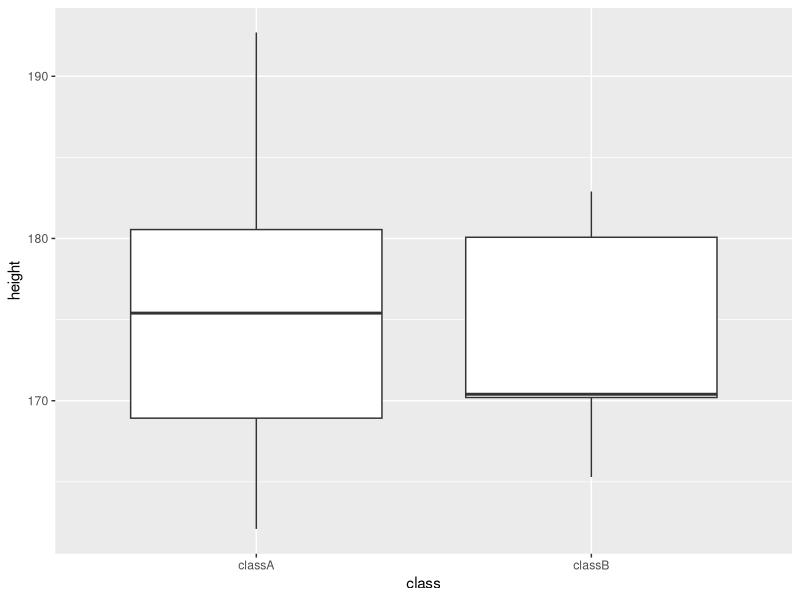
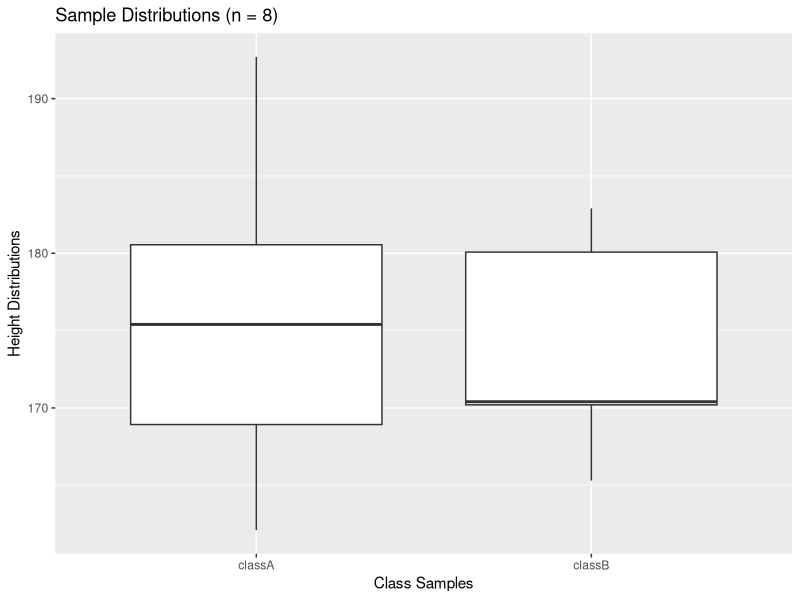
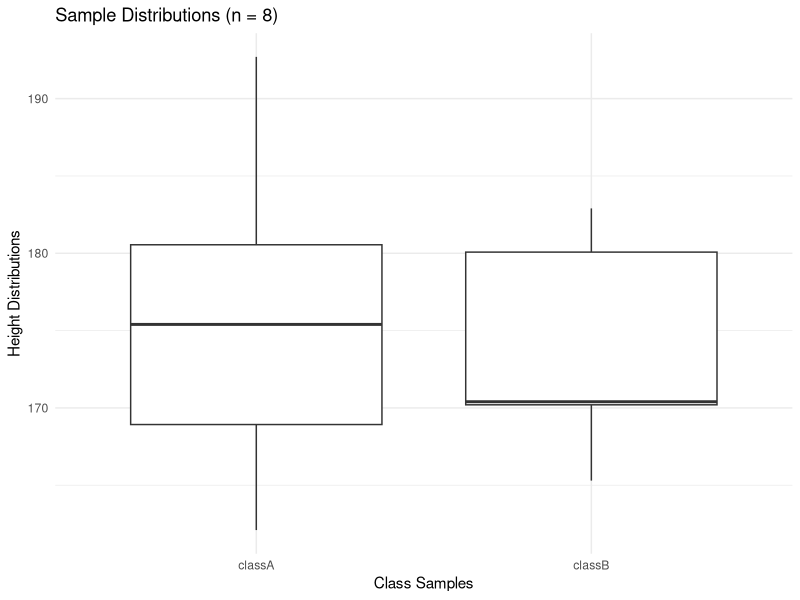
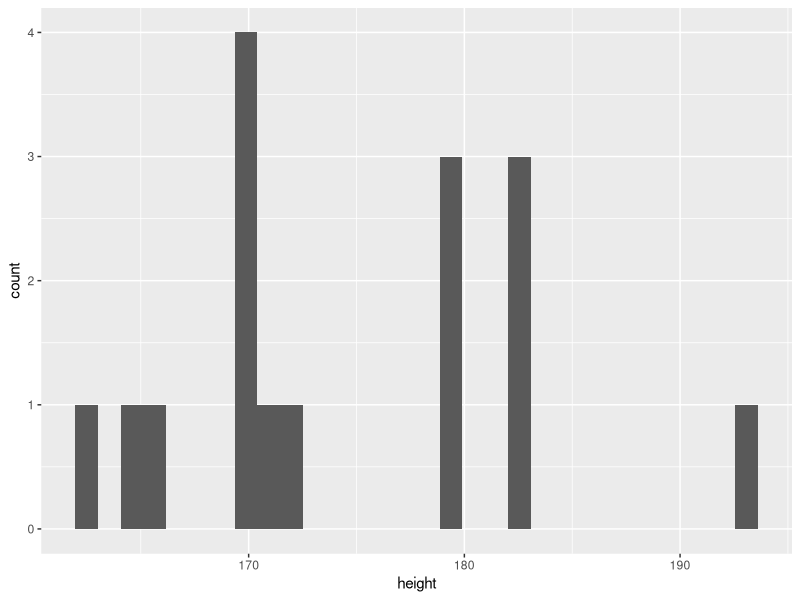
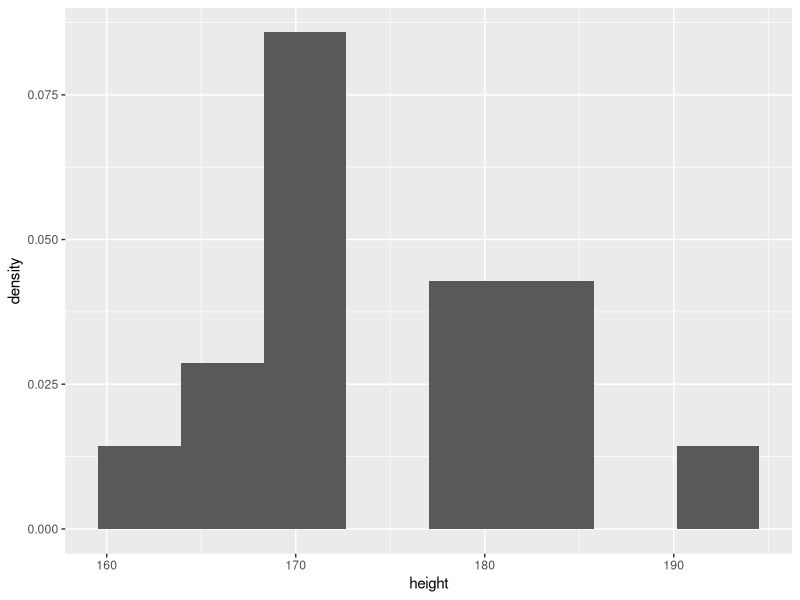
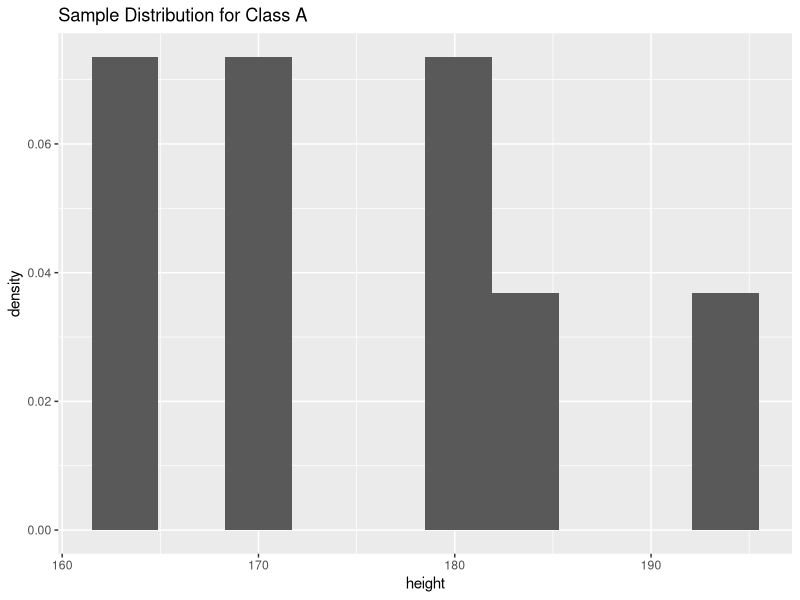
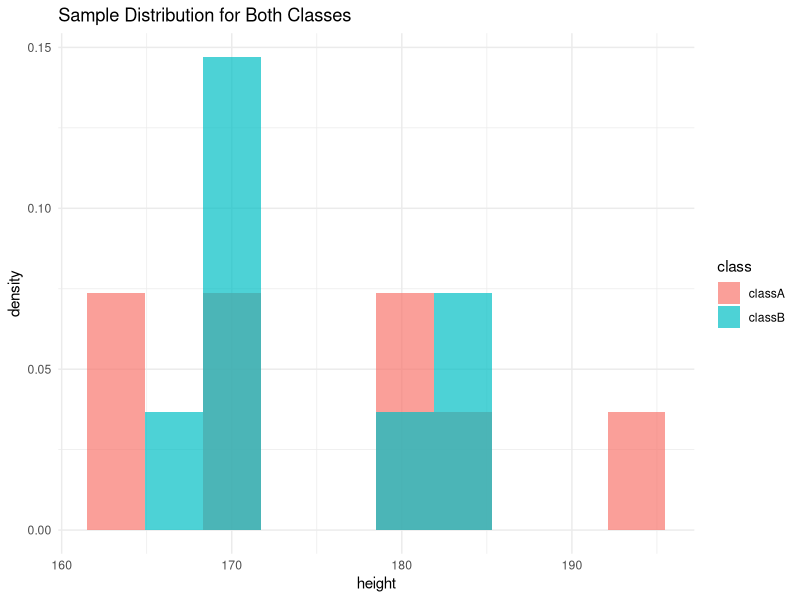
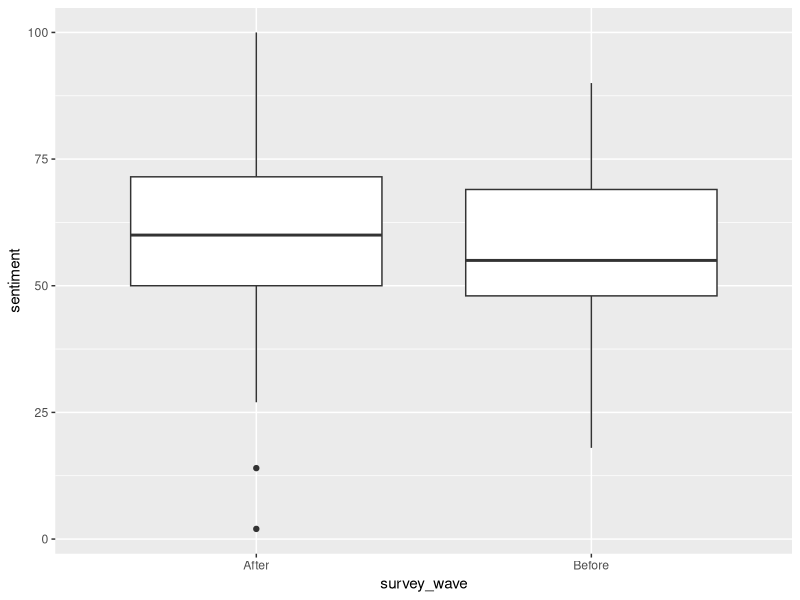

These figures' R source, in order:
## ---- chunk 1
library(tidyverse)

## ---- chunk 2
height.data <- read_csv(file = "class_heights.csv")

# Let's examine the data we just loaded.
glimpse(height.data)

summary(height.data)

## ---- chunk 3

height.samples <- bind_rows(slice_sample(subset(height.data, class == "classA"), n = 8),
                            slice_sample(subset(height.data, class == "classB"), n = 8))

summary(height.samples)
## ---- chunk 4
ggplot(data = height.samples, mapping = aes(x = class, y = height)) +
  geom_boxplot()

## ---- chunk 5

ggplot(data = height.samples, mapping = aes(x = class, y = height)) +
  geom_boxplot() +
  xlab("Class Samples") +
  ylab("Height Distributions") +
  ggtitle("Sample Distributions (n = 8)")
## ---- chunk 6

ggplot(data = height.samples, mapping = aes(x = class, y = height)) +
  geom_boxplot() +
  xlab("Class Samples") +
  ylab("Height Distributions") +
  ggtitle("Sample Distributions (n = 8)") +
  theme_minimal()
## ---- chunk 7
ggplot(data = height.samples, mapping = aes(x = height)) +
  geom_histogram()

## ---- chunk 8
ggplot(data = height.samples, mapping = aes(x = height)) +
  geom_histogram(aes(y = ..density..), bins = 8)
## ---- chunk 9
height.samples %>%
  filter(class == "classA") %>%
  ggplot(mapping = aes(x = height)) +
  geom_histogram(aes(y = ..density..), bins = 10) +
  labs(title = "Sample Distribution for Class A")
## ---- chunk 10
ggplot(data = height.samples, mapping = aes(x = height, fill = class)) +
  geom_histogram(aes(y = ..density..), bins = 10, position = "identity", alpha = 0.7) +
  labs(title = "Sample Distribution for Both Classes") +
  theme_minimal()
## ---- chunk 11
t.test(height ~ class, data = height.samples)
## ---- chunk 12
# Let's test the class A samples...
height.samples %>%
  filter(class == "classA") %>% pull(height) %>%
  t.test(mu = 170.0)

# ... and the class B samples...
height.samples %>%
  filter(class == "classB") %>% pull(height) %>%
  t.test(mu = 170.0)
## ---- chunk 13
t.test(height.samples$height, mu = 170.0)
## ---- chunk 14

survey_scores <- read_csv(file = "survey_experiment.csv")

glimpse(survey_scores)
summary(survey_scores)
## ---- chunk 15
survey_scores.wide <- survey_scores %>%
  pivot_wider(names_from = survey_wave, values_from = sentiment)

t.test(survey_scores.wide$Before, survey_scores.wide$After, paired = TRUE)
## ---- chunk 16
  ggplot(data = survey_scores, aes(x = survey_wave, y = sentiment)) +
  geom_boxplot()
## ---- chunk 17
ggplot(data = survey_scores, aes(x = fct_rev(survey_wave), y = sentiment)) +
  geom_boxplot()
## ---- chunk 18
ggplot(data = survey_scores, aes(x = fct_rev(survey_wave), y = sentiment)) +
  geom_boxplot() +
  geom_point()
## ---- chunk 19
ggplot(data = survey_scores, aes(x = fct_rev(survey_wave), y = sentiment)) +
  geom_boxplot() +
  geom_point() +
  geom_line(mapping = aes(group = subject_id))
## ---- chunk 20
ggplot(data = survey_scores, aes(x = fct_rev(survey_wave), y = sentiment)) +
  geom_boxplot() +
  geom_point(color = "red") +
  geom_line(mapping = aes(group = subject_id), color = "red", alpha = 0.7, linetype = 'dotted') +
  labs(title = "Pre- and Post-Treatment Sentiment Measures", x = "Survey Wave", y = "Sentiment") +
  theme_minimal()
